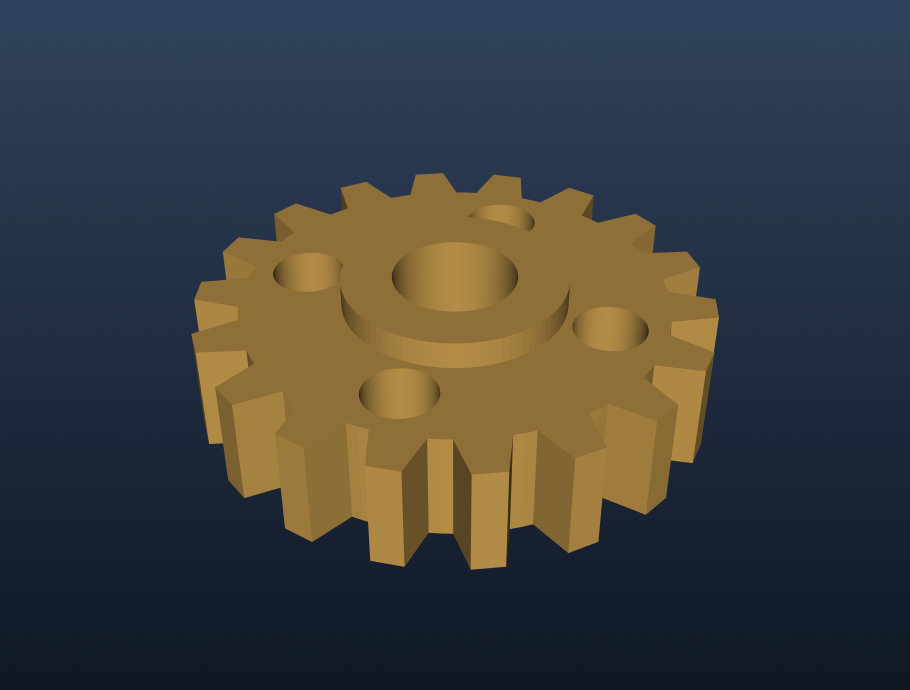
#> input picture practice/day33_assets/in/gear.png, 1820 x 1380 px, found by its file name (shown at 1/2 size)
$ python day33.py
#> lines starting #> are read from the running program, lines starting #| are printed output that depends on the picture
# ============================================================
# day33.py —— W06 Day1：滤波去噪
# 干的事：拿齿轮工件图，故意加两种噪声（椒盐、高斯），
#        再用 4 种滤波分别去洗，比谁洗得干净
# 用法：D:/python/python.exe day33.py
# ============================================================

from pathlib import Path     # 造"地址牌"
import cv2                   # OpenCV：读图、缩放、灰度、滤波、存图、写字
import numpy as np           # numpy：造随机数、拼图、算平均差

IN_DIR  = Path("D:/AI/zcode files/vision-lab/practice/day33_assets/in")   # 原料文件夹的地址牌
OUT_DIR = Path("D:/AI/zcode files/vision-lab/practice/day33_assets/out")  # 成品文件夹的地址牌
OUT_DIR.mkdir(parents=True, exist_ok=True)   # 成品文件夹没有就建；已经有了不报错

SRC      = IN_DIR / "gear.png"   # 原料：你自己渲染的齿轮工件图（1820 宽）
TARGET_W = 1000                  # 统一宽度，单位像素（原图太宽，先缩到 1000）

# ---------- 1. 读图、缩小、灰度 ----------
img = cv2.imread(str(SRC))        # 读进内存；读失败会返回 None
#> img is the input picture: shape (1380, 1820, 3); mean B, G, R 62.7, 62.7, 61.3
print("原图", img.shape)           # (高, 宽, 层数) —— 原图是 (1380, 1820, 3)
#| 原图 (1380, 1820, 3)

h, w = img.shape[:2]              # 只要高和宽，不要层数
#> h = 1380; w = 1820
new_h = int(h * TARGET_W / w)     # 等比例算新高度；像素个数必须是整数，所以套 int()
#> new_h = 758
small = cv2.resize(img, (TARGET_W, new_h))          # 注意 resize 的顺序是"宽、高"
gray  = cv2.cvtColor(small, cv2.COLOR_BGR2GRAY)     # 三层彩色压成一层灰度
print("小图", small.shape, "灰度", gray.shape)
#| 小图 (758, 1000, 3) 灰度 (758, 1000)
print("干净图平均亮度", round(gray.mean(), 2))       # 平均亮度：后面判断"洗得干不干净"的参照
#| 干净图平均亮度 62.21
cv2.imwrite(str(OUT_DIR / "01_clean.png"), gray)    # 存成第一张结果图

# ---------- 2. 造椒盐噪声（白点叫盐，黑点叫椒） ----------
rng  = np.random.default_rng(42)      # 随机数机器；42 是种子，同一个种子每次抽签结果一样
roll = rng.random(gray.shape)         # 给每个像素抽一个 0~1 的小数，形状和 gray 一样

salt   = roll < 0.02                  # 小于 0.02 的位置 → True（约 2% 的像素）
pepper = roll > 0.98                  # 大于 0.98 的位置 → True（另约 2%）

sp = gray.copy()                      # 复制一份再改；直接 sp = gray 会连干净图一起改
sp[salt]   = 255                      # 把 True 的位置一次性改成 255（白点）
sp[pepper] = 0                        # 把 True 的位置一次性改成 0（黑点）

print("盐点", int(salt.sum()), "椒点", int(pepper.sum()), "总像素", gray.size)
#| 盐点 15019 椒点 15194 总像素 758000
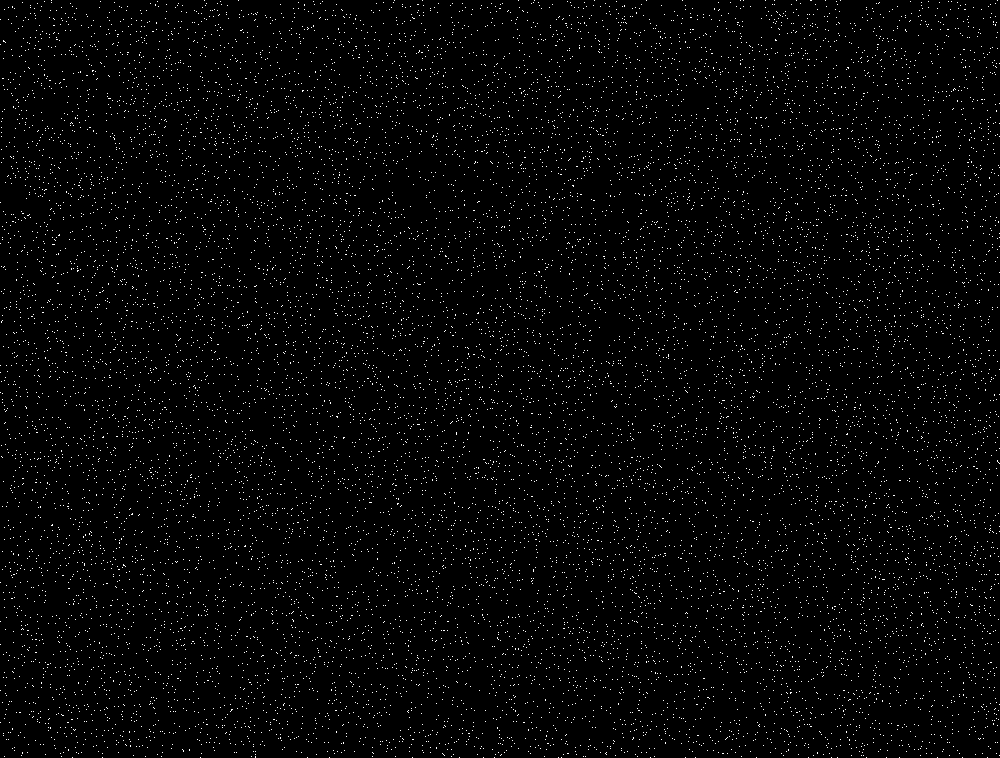
#> salt: shape (758, 1000) bool; 2% white in thin lines or dots
#> pepper: shape (758, 1000) bool; 2% white in thin lines or dots
print("坏点占比", round((salt.sum() + pepper.sum()) / gray.size * 100, 2), "%")
#| 坏点占比 3.99 %
cv2.imwrite(str(OUT_DIR / "02_saltpepper.png"), sp)

# ---------- 3. 造高斯噪声（每个像素都加一个"钟形"随机数） ----------
rng2  = np.random.default_rng(7)            # 另起一台机器、另用一个种子
noise = rng2.normal(0, 25, gray.shape)      # 平均 0、标准差 25 的小数，形状同 gray

gn = gray.astype(np.float64) + noise        # 先转成小数类型再相加，避免整数溢出
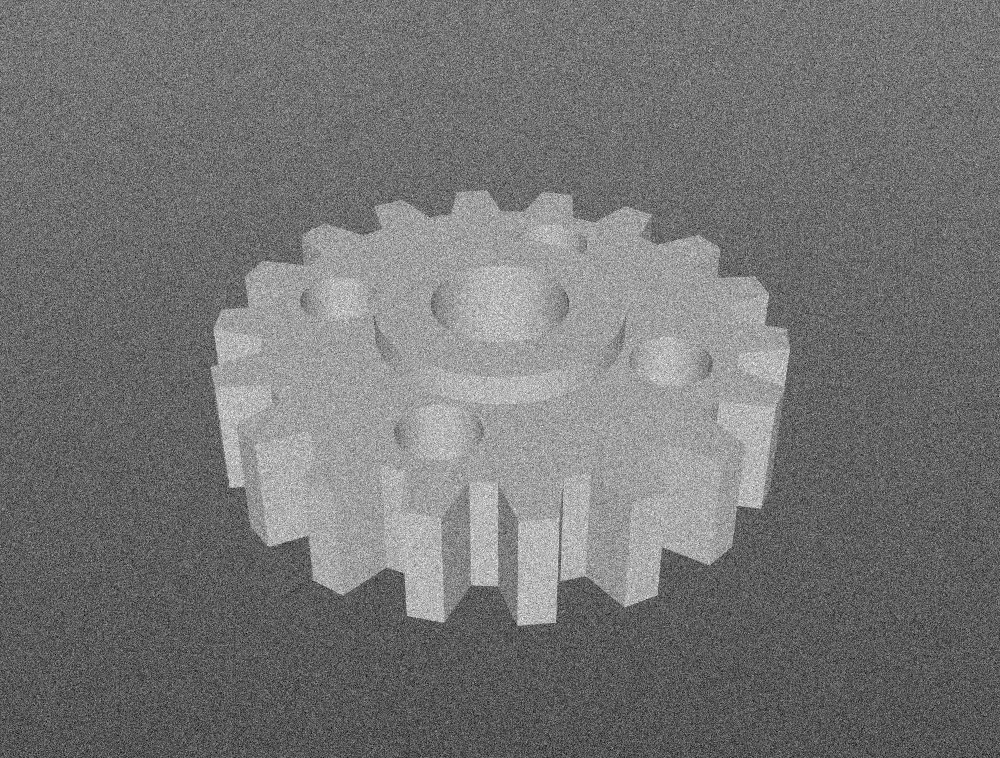
#> gn: shape (758, 1000) float64; min -82.21, max 231.6, mean 62.2; drawn with min black and max white
gn = np.clip(gn, 0, 255)                    # 超过 255 卡 255，小于 0 卡 0
gn = gn.astype(np.uint8)                    # 转回 8 位整数，图片才能存

print("高斯噪声图 min", gn.min(), "max", gn.max(), "平均亮度", round(gn.mean(), 2))
#| 高斯噪声图 min 0 max 231 平均亮度 62.32
cv2.imwrite(str(OUT_DIR / "03_gauss.png"), gn)

# ---------- 4. 四种滤波器，各洗一遍 ----------
def four_filters(image):
    """拿一张图，返回 4 个滤波结果；每个结果贴一个英文标签，方便后面按名字取。"""
    return {
        "mean5":      cv2.blur(image, (5, 5)),            # 均值：5×5 窗口等权平均
        "gauss5":     cv2.GaussianBlur(image, (5, 5), 0), # 高斯：5×5 窗口钟形加权；0 = 自动算标准差
        "median5":    cv2.medianBlur(image, 5),           # 中值：5×5 窗口取中位数（参数是一个整数！）
        "bilateral9": cv2.bilateralFilter(image, 9, 75, 75),  # 双边：直径 9，颜色阈值 75，距离影响 75
    }

sp_results = four_filters(sp)    # 椒盐图的 4 张结果
#> sp_results = 4 items
gn_results = four_filters(gn)    # 高斯图的 4 张结果
#> gn_results = 4 items

for name in sp_results:                                   # 遍历字典 = 逐个拿"标签"
    cv2.imwrite(str(OUT_DIR / ("sp_" + name + ".png")), sp_results[name])
    print("已存 sp_" + name + ".png")
#> this loop made 4 passes
#> name on passes 1 to 4: 'mean5', 'gauss5', 'median5', 'bilateral9'
#| 已存 sp_mean5.png
#| 已存 sp_gauss5.png
#| 已存 sp_median5.png
#| 已存 sp_bilateral9.png

for name in gn_results:
    cv2.imwrite(str(OUT_DIR / ("gn_" + name + ".png")), gn_results[name])
    print("已存 gn_" + name + ".png")

# ---------- 5. 拼六格对比图 ----------
def to_bgr(image):
    """一层灰度补成三层，好写彩色字（数值不变，颜色也不变）。"""
    return cv2.cvtColor(image, cv2.COLOR_GRAY2BGR)

def put_label(image, text):
    """在一张图左上角写一行红字，返回写好字的图。"""
#> called with text = 'clean'
    out = image.copy()   # 复制一份再写，别把原图弄脏
    cv2.putText(out, text, (10, 40),              # (10, 40) 是文字起点，左上往右 10、往下 40
                cv2.FONT_HERSHEY_SIMPLEX, 1.0,    # 字体、字号
                (0, 0, 255), 3)                   # 颜色 BGR=(0,0,255) 是红色；粗细 3
    return out

# 第一行：干净图、椒盐图、中值结果
row1 = np.hstack([put_label(to_bgr(gray), "clean"),
                  put_label(to_bgr(sp), "salt&pepper"),
                  put_label(to_bgr(sp_results["median5"]), "median5")])
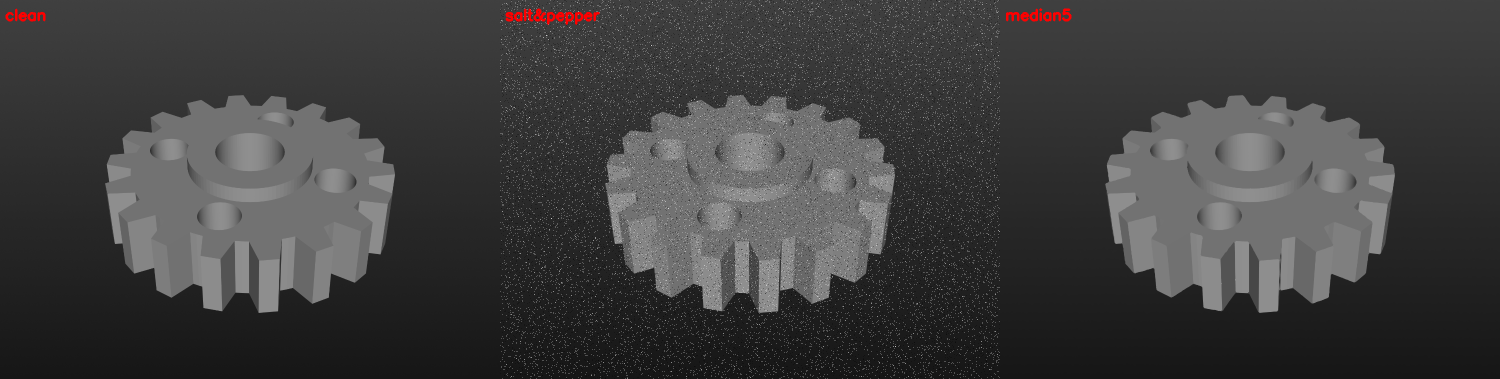
#> row1: shape (758, 3000, 3) (shown at 1/2 size); mean of channels 0, 1, 2 62.9, 62.9, 63.5; drawn as B, G, R

# 第二行：均值、高斯、双边
row2 = np.hstack([put_label(to_bgr(sp_results["mean5"]), "mean5"),
                  put_label(to_bgr(sp_results["gauss5"]), "gauss5"),
                  put_label(to_bgr(sp_results["bilateral9"]), "bilateral9")])

sp_grid = np.vstack([row1, row2])       # 第二行摞在第一行下面
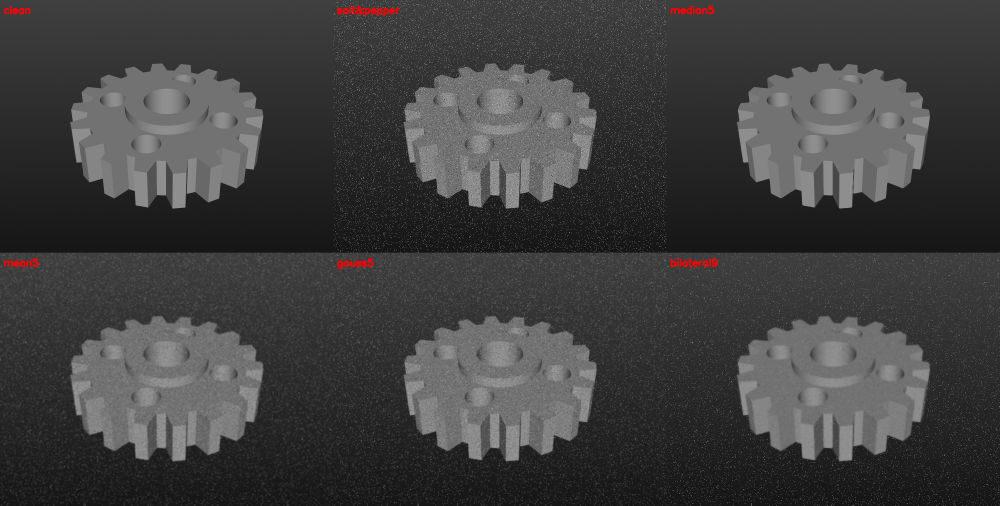
#> sp_grid: shape (1516, 3000, 3) (shown at 1/3 size); mean of channels 0, 1, 2 63.6, 63.6, 64.2; drawn as B, G, R
sp_grid = cv2.resize(sp_grid, (1500, int(sp_grid.shape[0] * 1500 / sp_grid.shape[1])))    # 缩放比例 = 目标宽 / 原宽，再用高乘以缩放比
#> sp_grid: shape (758, 1500, 3)
print("对比图尺寸", sp_grid.shape)       # 3 张 1000 宽的图拼起来是 3000 宽，再缩到 1500
#| 对比图尺寸 (758, 1500, 3)
cv2.imwrite(str(OUT_DIR / "cmp_saltpepper.png"), sp_grid)

# ---------- 6. 打分：每个结果和干净图的平均差 ----------
def score(base, filtered):
    """逐像素求差、取绝对值、再求平均；越小 = 越接近干净图。"""
    return cv2.absdiff(base, filtered).mean()

print()
print("== 椒盐噪声：和干净图的平均差（越小越接近原图）==")
print("不滤波", round(score(gray, sp), 2))        # 先看不洗的分数，当参照
#| 不滤波 5.07
for name, result in sp_results.items():           # .items() 一次拿"标签 + 内容"两样
    print(name, round(score(gray, result), 2))

print()
print("== 高斯噪声：和干净图的平均差 ==")
print("不滤波", round(score(gray, gn), 2))
#| 不滤波 19.33
for name, result in gn_results.items():
    print(name, round(score(gray, result), 2))


# 裁剪用切片：先取行范围，再取列范围（Day27 学过裁剪）
y0, y1 = 250, 550    # 从上往下，第 250 行到第 550 行
x0, x1 = 200, 500    # 从左往右，第 200 列到第 500 列

crop_noise  = put_label(to_bgr(gn[ y0:y1, x0:x1 ]), "gauss noise")
#> in put_label (call 7), `cv2.putText(out, text, (10, 40),`:
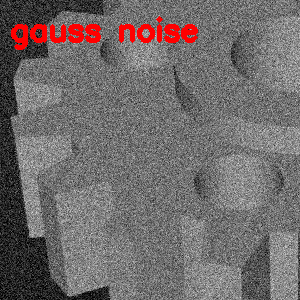
#> out: shape (300, 300, 3); mean B, G, R 107.2, 107.2, 113.3
crop_mean   = put_label(to_bgr(gn_results["mean5"][ y0:y1, x0:x1 ]), "mean5")
crop_bilat  = put_label(to_bgr(gn_results["bilateral9"][ y0:y1, x0:x1 ]), "bilateral9")
crop_clean  = put_label(to_bgr(gray[ y0:y1, x0:x1 ]), "clean")

zoom_top = np.hstack([crop_noise, crop_mean])
zoom_bot = np.hstack([crop_bilat, crop_clean])
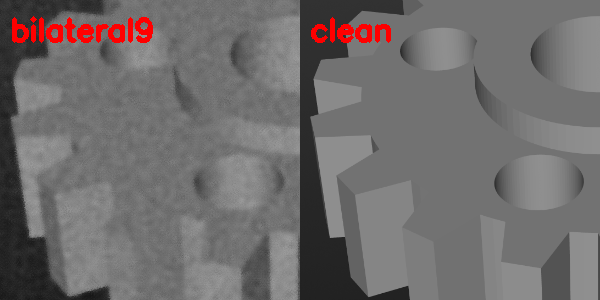
#> zoom_bot: shape (300, 600, 3); mean B, G, R 108.3, 108.3, 112.3
cv2.imwrite(str(OUT_DIR / "cmp_zoom.png"), np.vstack([zoom_top, zoom_bot]))
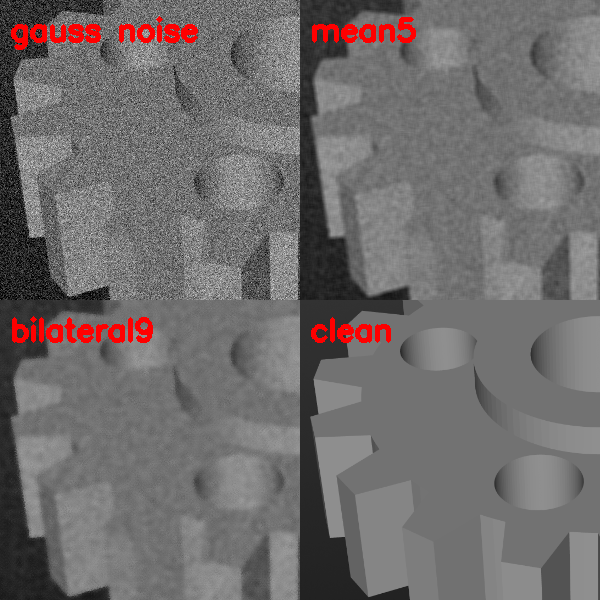
#> saved as cmp_zoom.png: shape (600, 600, 3); mean B, G, R 108.1, 108.1, 112.5
